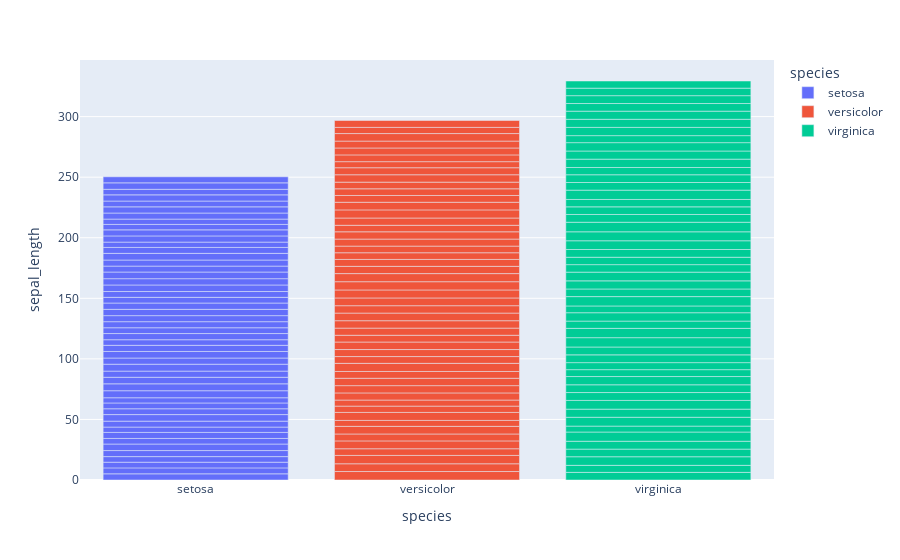

The notebook cell this image was saved under:
### Code cell
# Créer un graphique à barres
fig = px.bar(df, x='species', y='sepal_length',
                   color='species')
fig.show()

### Figure 1 — Plotly figure (JSON) as saved in the notebook; plotly's stock layout.template omitted (floating-point values rounded to 4 significant figures)
{"data": [{"alignmentgroup": "True", "hovertemplate": "species=%{x}<br>sepal_length=%{y}<extra></extra>", "legendgroup": "setosa", "marker": {"color": "#636efa", "pattern": {"shape": ""}}, "name": "setosa", "offsetgroup": "setosa", "orientation": "v", "showlegend": true, "textposition": "auto", "type": "bar", "x": ["setosa", "setosa", "setosa", "setosa", "setosa", "setosa", "setosa", "setosa", "setosa", "setosa", "setosa", "setosa", "setosa", "setosa", "setosa", "setosa", "setosa", "setosa", "setosa", "setosa", "setosa", "setosa", "setosa", "setosa", "setosa", "setosa", "setosa", "setosa", "setosa", "setosa", "setosa", "setosa", "setosa", "setosa", "setosa", "setosa", "setosa", "setosa", "setosa", "setosa", "setosa", "setosa", "setosa", "setosa", "setosa", "setosa", "setosa", "setosa", "setosa", "setosa"], "xaxis": "x", "y": [5.1, 4.9, 4.7, 4.6, 5, 5.4, 4.6, 5, 4.4, 4.9, 5.4, 4.8, 4.8, 4.3, 5.8, 5.7, 5.4, 5.1, 5.7, 5.1, 5.4, 5.1, 4.6, 5.1, 4.8, 5, 5, 5.2, 5.2, 4.7, 4.8, 5.4, 5.2, 5.5, 4.9, 5, 5.5, 4.9, 4.4, 5.1, 5, 4.5, 4.4, 5, 5.1, 4.8, 5.1, 4.6, 5.3, 5], "yaxis": "y"}, {"alignmentgroup": "True", "hovertemplate": "species=%{x}<br>sepal_length=%{y}<extra></extra>", "legendgroup": "versicolor", "marker": {"color": "#EF553B", "pattern": {"shape": ""}}, "name": "versicolor", "offsetgroup": "versicolor", "orientation": "v", "showlegend": true, "textposition": "auto", "type": "bar", "x": ["versicolor", "versicolor", "versicolor", "versicolor", "versicolor", "versicolor", "versicolor", "versicolor", "versicolor", "versicolor", "versicolor", "versicolor", "versicolor", "versicolor", "versicolor", "versicolor", "versicolor", "versicolor", "versicolor", "versicolor", "versicolor", "versicolor", "versicolor", "versicolor", "versicolor", "versicolor", "versicolor", "versicolor", "versicolor", "versicolor", "versicolor", "versicolor", "versicolor", "versicolor", "versicolor", "versicolor", "versicolor", "versicolor", "versicolor", "versicolor", "versicolor", "versicolor", "versicolor", "versicolor", "versicolor", "versicolor", "versicolor", "versicolor", "versicolor", "versicolor"], "xaxis": "x", "y": [7, 6.4, 6.9, 5.5, 6.5, 5.7, 6.3, 4.9, 6.6, 5.2, 5, 5.9, 6, 6.1, 5.6, 6.7, 5.6, 5.8, 6.2, 5.6, 5.9, 6.1, 6.3, 6.1, 6.4, 6.6, 6.8, 6.7, 6, 5.7, 5.5, 5.5, 5.8, 6, 5.4, 6, 6.7, 6.3, 5.6, 5.5, 5.5, 6.1, 5.8, 5, 5.6, 5.7, 5.7, 6.2, 5.1, 5.7], "yaxis": "y"}, {"alignmentgroup": "True", "hovertemplate": "species=%{x}<br>sepal_length=%{y}<extra></extra>", "legendgroup": "virginica", "marker": {"color": "#00cc96", "pattern": {"shape": ""}}, "name": "virginica", "offsetgroup": "virginica", "orientation": "v", "showlegend": true, "textposition": "auto", "type": "bar", "x": ["virginica", "virginica", "virginica", "virginica", "virginica", "virginica", "virginica", "virginica", "virginica", "virginica", "virginica", "virginica", "virginica", "virginica", "virginica", "virginica", "virginica", "virginica", "virginica", "virginica", "virginica", "virginica", "virginica", "virginica", "virginica", "virginica", "virginica", "virginica", "virginica", "virginica", "virginica", "virginica", "virginica", "virginica", "virginica", "virginica", "virginica", "virginica", "virginica", "virginica", "virginica", "virginica", "virginica", "virginica", "virginica", "virginica", "virginica", "virginica", "virginica", "virginica"], "xaxis": "x", "y": [6.3, 5.8, 7.1, 6.3, 6.5, 7.6, 4.9, 7.3, 6.7, 7.2, 6.5, 6.4, 6.8, 5.7, 5.8, 6.4, 6.5, 7.7, 7.7, 6, 6.9, 5.6, 7.7, 6.3, 6.7, 7.2, 6.2, 6.1, 6.4, 7.2, 7.4, 7.9, 6.4, 6.3, 6.1, 7.7, 6.3, 6.4, 6, 6.9, 6.7, 6.9, 5.8, 6.8, 6.7, 6.7, 6.3, 6.5, 6.2, 5.9], "yaxis": "y"}], "layout": {"barmode": "relative", "legend": {"title": {"text": "species"}, "tracegroupgap": 0}, "margin": {"t": 60}, "xaxis": {"anchor": "y", "categoryarray": ["setosa", "versicolor", "virginica"], "categoryorder": "array", "domain": [0, 1], "title": {"text": "species"}}, "yaxis": {"anchor": "x", "domain": [0, 1], "title": {"text": "sepal_length"}}}}
